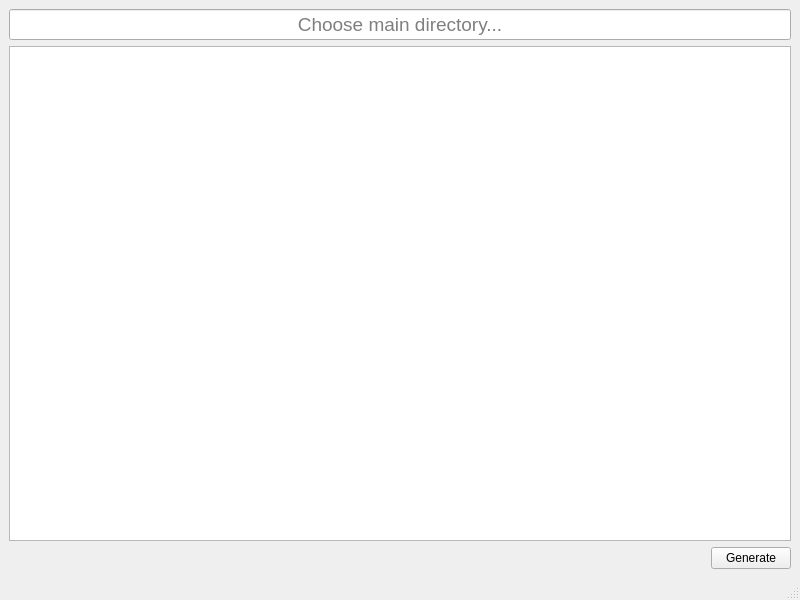
<?xml version="1.0" encoding="UTF-8"?>
<ui version="4.0">
 <class>MainWindow</class>
 <widget class="QMainWindow" name="MainWindow">
  <property name="geometry">
   <rect>
    <x>0</x>
    <y>0</y>
    <width>800</width>
    <height>600</height>
   </rect>
  </property>
  <property name="windowTitle">
   <string>Extractify</string>
  </property>
  <property name="windowIcon">
   <iconset resource="resources.qrc">
    <normaloff>:/ui/icon.png</normaloff>:/ui/icon.png</iconset>
  </property>
  <widget class="QWidget" name="centralwidget">
   <layout class="QGridLayout" name="gridLayout_2">
    <item row="0" column="0">
     <layout class="QGridLayout" name="gridLayout">
      <item row="0" column="0">
       <widget class="LineEditMainDir" name="le_main_dir">
        <property name="font">
         <font>
          <family>Arimo</family>
          <pointsize>14</pointsize>
         </font>
        </property>
        <property name="alignment">
         <set>Qt::AlignCenter</set>
        </property>
        <property name="readOnly">
         <bool>true</bool>
        </property>
        <property name="placeholderText">
         <string>Choose main directory...</string>
        </property>
       </widget>
      </item>
      <item row="1" column="0">
       <widget class="TreeFiles" name="tree_files">
        <property name="dragEnabled">
         <bool>true</bool>
        </property>
        <property name="dragDropOverwriteMode">
         <bool>true</bool>
        </property>
        <property name="dragDropMode">
         <enum>QAbstractItemView::DragDrop</enum>
        </property>
        <property name="defaultDropAction">
         <enum>Qt::CopyAction</enum>
        </property>
        <property name="alternatingRowColors">
         <bool>true</bool>
        </property>
        <property name="columnCount">
         <number>0</number>
        </property>
       </widget>
      </item>
      <item row="2" column="0">
       <layout class="QHBoxLayout" name="horizontalLayout">
        <item>
         <spacer name="horizontalSpacer">
          <property name="orientation">
           <enum>Qt::Horizontal</enum>
          </property>
          <property name="sizeHint" stdset="0">
           <size>
            <width>40</width>
            <height>20</height>
           </size>
          </property>
         </spacer>
        </item>
        <item>
         <widget class="QPushButton" name="pb_gen">
          <property name="text">
           <string>Generate</string>
          </property>
         </widget>
        </item>
       </layout>
      </item>
     </layout>
    </item>
   </layout>
  </widget>
  <widget class="QMenuBar" name="menubar">
   <property name="geometry">
    <rect>
     <x>0</x>
     <y>0</y>
     <width>800</width>
     <height>29</height>
    </rect>
   </property>
  </widget>
  <widget class="QStatusBar" name="statusbar"/>
 </widget>
 <customwidgets>
  <customwidget>
   <class>TreeFiles</class>
   <extends>QTreeWidget</extends>
   <header location="global">modules.TreeFiles</header>
  </customwidget>
  <customwidget>
   <class>LineEditMainDir</class>
   <extends>QLineEdit</extends>
   <header location="global">modules.LineEditMainDir</header>
  </customwidget>
 </customwidgets>
 <resources>
  <include location="resources.qrc"/>
 </resources>
 <connections/>
</ui>
